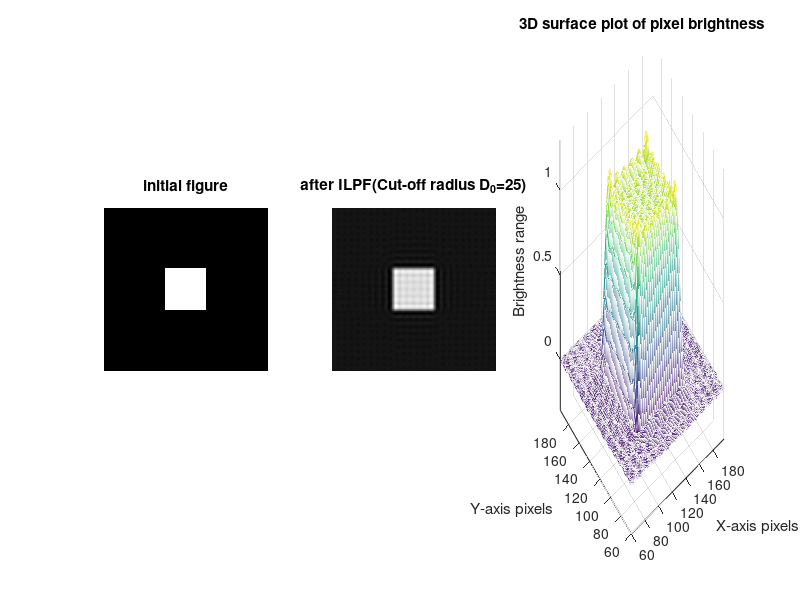

Recreate this plot in MATLAB. (Note: this script raises an error after producing the figure.)
clear; clc; close all;

% 1. Composite images with sharp edges
N = 256;
img = zeros(N, N);
img(96:160, 96:160) = 1; 

% 2. FFT
F = fftshift(fft2(img));

% 3. ILPF
D0 = 25; % truncation frequency radius
[U, V] = meshgrid(-N/2 : N/2-1, -N/2 : N/2-1);
D = sqrt(U.^2 + V.^2);
H = double(D <= D0);

% 4.Frequency domain filtering: truncation of high frequencies
F_filtered = F .* H;

% 5. IFFT
img_ringing = real(ifft2(ifftshift(F_filtered)));

figure('Name', 'ringing effect caused by a one-size-fits-all frequency domain cut', 'Position', [100, 100, 1200, 400]);

% Original sharp image
subplot(1,3,1);
imshow(img);
title('initial figure');

% Obvious water ripples generated after filtering
subplot(1,3,2);
imshow(img_ringing, []); 
title(['after ILPF(Cut-off radius D_0=', num2str(D0), ')']);

% 3D surface plot
subplot(1,3,3);
mesh(img_ringing);
axis([60 196 60 196 -0.3 1.3]); 
title('3D surface plot of pixel brightness');
xlabel('X-axis pixels'); ylabel('Y-axis pixels'); zlabel('Brightness range');
colormap(parula);
